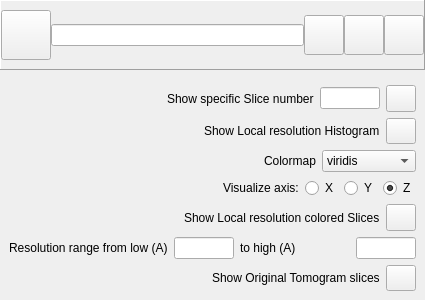
<?xml version="1.0" encoding="UTF-8"?>
<ui version="4.0">
 <class>Form</class>
 <widget class="QWidget" name="Form">
  <property name="geometry">
   <rect>
    <x>0</x>
    <y>0</y>
    <width>425</width>
    <height>300</height>
   </rect>
  </property>
  <property name="windowTitle">
   <string>Form</string>
  </property>
  <layout class="QVBoxLayout" name="verticalLayout_2">
   <property name="leftMargin">
    <number>0</number>
   </property>
   <property name="topMargin">
    <number>0</number>
   </property>
   <property name="rightMargin">
    <number>0</number>
   </property>
   <property name="bottomMargin">
    <number>0</number>
   </property>
   <item>
    <widget class="QFrame" name="frame">
     <property name="maximumSize">
      <size>
       <width>16777215</width>
       <height>70</height>
      </size>
     </property>
     <property name="frameShape">
      <enum>QFrame::Panel</enum>
     </property>
     <property name="frameShadow">
      <enum>QFrame::Raised</enum>
     </property>
     <layout class="QHBoxLayout" name="horizontalLayout_7">
      <property name="spacing">
       <number>0</number>
      </property>
      <property name="leftMargin">
       <number>0</number>
      </property>
      <property name="topMargin">
       <number>0</number>
      </property>
      <property name="rightMargin">
       <number>0</number>
      </property>
      <property name="bottomMargin">
       <number>0</number>
      </property>
      <item>
       <layout class="QHBoxLayout" name="horizontalLayout_6">
        <item>
         <widget class="QPushButton" name="viewerXmippButton_MT">
          <property name="minimumSize">
           <size>
            <width>50</width>
            <height>50</height>
           </size>
          </property>
          <property name="maximumSize">
           <size>
            <width>50</width>
            <height>50</height>
           </size>
          </property>
          <property name="text">
           <string/>
          </property>
          <property name="icon">
           <iconset resource="../icons/iconsResources.qrc">
            <normaloff>:/icons/logo.png</normaloff>:/icons/logo.png</iconset>
          </property>
          <property name="iconSize">
           <size>
            <width>50</width>
            <height>50</height>
           </size>
          </property>
         </widget>
        </item>
        <item>
         <widget class="QLineEdit" name="viewerpathLineEdit_MT"/>
        </item>
        <item>
         <widget class="QPushButton" name="viewerpathButton_MT">
          <property name="maximumSize">
           <size>
            <width>40</width>
            <height>40</height>
           </size>
          </property>
          <property name="text">
           <string/>
          </property>
          <property name="icon">
           <iconset resource="../icons/iconsResources.qrc">
            <normaloff>:/icons/path.png</normaloff>:/icons/path.png</iconset>
          </property>
          <property name="iconSize">
           <size>
            <width>25</width>
            <height>25</height>
           </size>
          </property>
         </widget>
        </item>
        <item>
         <widget class="QPushButton" name="viewerhelpButton_MT">
          <property name="maximumSize">
           <size>
            <width>40</width>
            <height>40</height>
           </size>
          </property>
          <property name="text">
           <string/>
          </property>
          <property name="icon">
           <iconset resource="../icons/iconsResources.qrc">
            <normaloff>:/icons/helpblue.png</normaloff>:/icons/helpblue.png</iconset>
          </property>
          <property name="iconSize">
           <size>
            <width>25</width>
            <height>25</height>
           </size>
          </property>
         </widget>
        </item>
        <item>
         <widget class="QPushButton" name="viewerciteButton_MT">
          <property name="maximumSize">
           <size>
            <width>40</width>
            <height>40</height>
           </size>
          </property>
          <property name="text">
           <string/>
          </property>
          <property name="icon">
           <iconset resource="../icons/iconsResources.qrc">
            <normaloff>:/icons/cite.png</normaloff>:/icons/cite.png</iconset>
          </property>
          <property name="iconSize">
           <size>
            <width>25</width>
            <height>25</height>
           </size>
          </property>
         </widget>
        </item>
       </layout>
      </item>
     </layout>
    </widget>
   </item>
   <item>
    <layout class="QVBoxLayout" name="verticalLayout_3">
     <property name="leftMargin">
      <number>9</number>
     </property>
     <property name="topMargin">
      <number>9</number>
     </property>
     <property name="rightMargin">
      <number>9</number>
     </property>
     <property name="bottomMargin">
      <number>9</number>
     </property>
     <item>
      <layout class="QHBoxLayout" name="horizontalLayout_3">
       <item>
        <spacer name="horizontalSpacer_3">
         <property name="orientation">
          <enum>Qt::Horizontal</enum>
         </property>
         <property name="sizeHint" stdset="0">
          <size>
           <width>40</width>
           <height>20</height>
          </size>
         </property>
        </spacer>
       </item>
       <item>
        <widget class="QLabel" name="label_3">
         <property name="text">
          <string>Show specific Slice number</string>
         </property>
        </widget>
       </item>
       <item>
        <widget class="QLineEdit" name="singleSliceLocalResNumberLine_MT">
         <property name="maximumSize">
          <size>
           <width>60</width>
           <height>16777215</height>
          </size>
         </property>
        </widget>
       </item>
       <item>
        <widget class="QPushButton" name="singleLocalResButton_MT">
         <property name="maximumSize">
          <size>
           <width>30</width>
           <height>30</height>
          </size>
         </property>
         <property name="text">
          <string/>
         </property>
         <property name="icon">
          <iconset resource="../icons/iconsResources.qrc">
           <normaloff>:/icons/see.png</normaloff>:/icons/see.png</iconset>
         </property>
        </widget>
       </item>
      </layout>
     </item>
     <item>
      <layout class="QHBoxLayout" name="horizontalLayout">
       <item>
        <spacer name="horizontalSpacer">
         <property name="orientation">
          <enum>Qt::Horizontal</enum>
         </property>
         <property name="sizeHint" stdset="0">
          <size>
           <width>40</width>
           <height>20</height>
          </size>
         </property>
        </spacer>
       </item>
       <item>
        <widget class="QLabel" name="label">
         <property name="text">
          <string>Show Local resolution Histogram</string>
         </property>
        </widget>
       </item>
       <item>
        <widget class="QPushButton" name="histogramButton_MT">
         <property name="maximumSize">
          <size>
           <width>30</width>
           <height>30</height>
          </size>
         </property>
         <property name="text">
          <string/>
         </property>
         <property name="icon">
          <iconset resource="../icons/iconsResources.qrc">
           <normaloff>:/icons/see.png</normaloff>:/icons/see.png</iconset>
         </property>
        </widget>
       </item>
      </layout>
     </item>
     <item>
      <layout class="QHBoxLayout" name="horizontalLayout_8">
       <item>
        <spacer name="horizontalSpacer_6">
         <property name="orientation">
          <enum>Qt::Horizontal</enum>
         </property>
         <property name="sizeHint" stdset="0">
          <size>
           <width>40</width>
           <height>20</height>
          </size>
         </property>
        </spacer>
       </item>
       <item>
        <widget class="QLabel" name="label_6">
         <property name="text">
          <string>Colormap</string>
         </property>
        </widget>
       </item>
       <item>
        <widget class="QComboBox" name="resolutionComboBox">
         <item>
          <property name="text">
           <string>viridis</string>
          </property>
         </item>
         <item>
          <property name="text">
           <string>viridis_r</string>
          </property>
         </item>
         <item>
          <property name="text">
           <string>jet</string>
          </property>
         </item>
         <item>
          <property name="text">
           <string>jet_r</string>
          </property>
         </item>
         <item>
          <property name="text">
           <string>coolwarm</string>
          </property>
         </item>
         <item>
          <property name="text">
           <string>coolwarm_r</string>
          </property>
         </item>
         <item>
          <property name="text">
           <string>gray</string>
          </property>
         </item>
         <item>
          <property name="text">
           <string>gray_r</string>
          </property>
         </item>
         <item>
          <property name="text">
           <string>cividis</string>
          </property>
         </item>
         <item>
          <property name="text">
           <string>cividis_r</string>
          </property>
         </item>
         <item>
          <property name="text">
           <string>ocean</string>
          </property>
         </item>
         <item>
          <property name="text">
           <string>ocean_r</string>
          </property>
         </item>
         <item>
          <property name="text">
           <string>terrain</string>
          </property>
         </item>
         <item>
          <property name="text">
           <string>terrain_r</string>
          </property>
         </item>
         <item>
          <property name="text">
           <string>gist_ncar</string>
          </property>
         </item>
         <item>
          <property name="text">
           <string>gist_ncar_r</string>
          </property>
         </item>
        </widget>
       </item>
      </layout>
     </item>
     <item>
      <layout class="QHBoxLayout" name="horizontalLayout_4">
       <item>
        <spacer name="horizontalSpacer_4">
         <property name="orientation">
          <enum>Qt::Horizontal</enum>
         </property>
         <property name="sizeHint" stdset="0">
          <size>
           <width>40</width>
           <height>20</height>
          </size>
         </property>
        </spacer>
       </item>
       <item>
        <widget class="QLabel" name="label_4">
         <property name="text">
          <string>Visualize axis:</string>
         </property>
        </widget>
       </item>
       <item>
        <widget class="QRadioButton" name="X_radioButton_MT">
         <property name="text">
          <string>X</string>
         </property>
        </widget>
       </item>
       <item>
        <widget class="QRadioButton" name="Y_radioButton_MT">
         <property name="text">
          <string>Y</string>
         </property>
        </widget>
       </item>
       <item>
        <widget class="QRadioButton" name="Z_radioButton_MT">
         <property name="text">
          <string>Z</string>
         </property>
         <property name="checked">
          <bool>true</bool>
         </property>
        </widget>
       </item>
      </layout>
     </item>
     <item>
      <layout class="QHBoxLayout" name="horizontalLayout_2">
       <item>
        <spacer name="horizontalSpacer_2">
         <property name="orientation">
          <enum>Qt::Horizontal</enum>
         </property>
         <property name="sizeHint" stdset="0">
          <size>
           <width>40</width>
           <height>20</height>
          </size>
         </property>
        </spacer>
       </item>
       <item>
        <widget class="QLabel" name="label_2">
         <property name="text">
          <string>Show Local resolution colored Slices</string>
         </property>
        </widget>
       </item>
       <item>
        <widget class="QPushButton" name="localResSlicesButton_MT">
         <property name="maximumSize">
          <size>
           <width>30</width>
           <height>30</height>
          </size>
         </property>
         <property name="text">
          <string/>
         </property>
         <property name="icon">
          <iconset resource="../icons/iconsResources.qrc">
           <normaloff>:/icons/see.png</normaloff>:/icons/see.png</iconset>
         </property>
        </widget>
       </item>
      </layout>
     </item>
     <item>
      <layout class="QHBoxLayout" name="horizontalLayout_9">
       <item>
        <widget class="QLabel" name="label_7">
         <property name="text">
          <string>Resolution range from low (A)</string>
         </property>
        </widget>
       </item>
       <item>
        <widget class="QLineEdit" name="viewerlowResLine_MT">
         <property name="maximumSize">
          <size>
           <width>60</width>
           <height>16777215</height>
          </size>
         </property>
        </widget>
       </item>
       <item>
        <widget class="QLabel" name="label_8">
         <property name="text">
          <string>to high (A)</string>
         </property>
        </widget>
       </item>
       <item>
        <widget class="QLineEdit" name="viewerhighResLine_MT">
         <property name="maximumSize">
          <size>
           <width>60</width>
           <height>16777215</height>
          </size>
         </property>
        </widget>
       </item>
      </layout>
     </item>
     <item>
      <layout class="QHBoxLayout" name="horizontalLayout_5">
       <item>
        <spacer name="horizontalSpacer_5">
         <property name="orientation">
          <enum>Qt::Horizontal</enum>
         </property>
         <property name="sizeHint" stdset="0">
          <size>
           <width>40</width>
           <height>20</height>
          </size>
         </property>
        </spacer>
       </item>
       <item>
        <widget class="QLabel" name="label_5">
         <property name="text">
          <string>Show Original Tomogram slices</string>
         </property>
        </widget>
       </item>
       <item>
        <widget class="QPushButton" name="tomogramSlicesButton_MT">
         <property name="maximumSize">
          <size>
           <width>30</width>
           <height>30</height>
          </size>
         </property>
         <property name="text">
          <string/>
         </property>
         <property name="icon">
          <iconset resource="../icons/iconsResources.qrc">
           <normaloff>:/icons/see.png</normaloff>:/icons/see.png</iconset>
         </property>
        </widget>
       </item>
      </layout>
     </item>
    </layout>
   </item>
  </layout>
 </widget>
 <resources>
  <include location="../icons/iconsResources.qrc"/>
 </resources>
 <connections/>
</ui>
